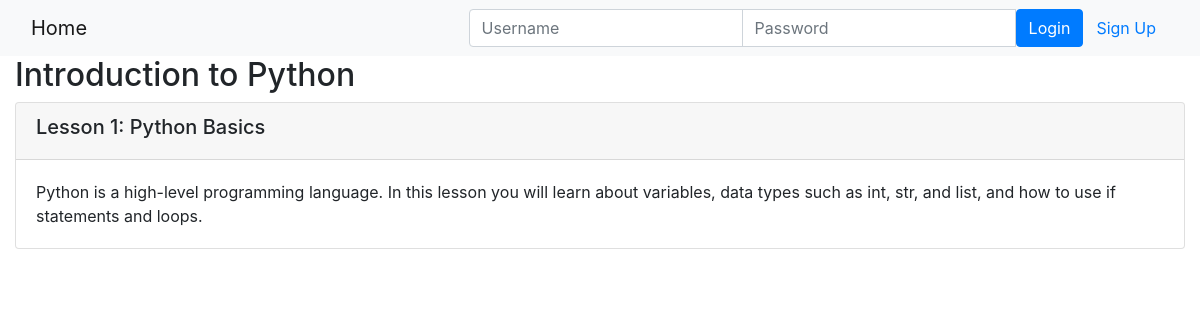
Page /onlinecourse/1/ on the committed database.
### onlinecourse/models.py (models this page shows, shortened)
class Course(models.Model):
    name = models.CharField(null=False, max_length=30, default='online course')
    image = models.ImageField(upload_to='course_images/')
    description = models.CharField(max_length=1000)
    pub_date = models.DateField(null=True)
    instructors = models.ManyToManyField(Instructor)
    users = models.ManyToManyField(settings.AUTH_USER_MODEL, through='Enrollment')
    total_enrollment = models.IntegerField(default=0)
    is_enrolled = False

class Lesson(models.Model):
    title = models.CharField(max_length=200, default="title")
    order = models.IntegerField(default=0)
    course = models.ForeignKey(Course, on_delete=models.CASCADE)
    content = models.TextField()

### onlinecourse/views.py (the view)
# urls.py: path('<int:pk>/', views.CourseDetailView.as_view(), name='course_details'),
class CourseDetailView(generic.DetailView):
    model = Course
    template_name = 'onlinecourse/course_detail_bootstrap.html'

### onlinecourse/templates/onlinecourse/course_detail_bootstrap.html (shortened to what this page needs)
<!DOCTYPE html>
<html lang="en">
<head>
    {% load static %}
    <link rel="stylesheet" href="https://maxcdn.bootstrapcdn.com/bootstrap/4.5.2/css/bootstrap.min.css">
</head>
<body>
    <nav class="navbar navbar-light bg-light">
        <div class="container-fluid">
            <div class="navbar-header">
                <a class="navbar-brand" href="{% url 'onlinecourse:index' %}">Home</a>
            </div>
            <ul class="nav navbar-nav navbar-right">
                {% if user.is_authenticated %}
                <li>
                    <a class="btn btn-link" href="#">{{ user.first_name }}({{ user.username }})</a>
                    <a class="btn btn-link" href="{% url 'onlinecourse:logout' %}">Logout</a>
                </li>
                {% else %}
                <li>
                    <form class="form-inline" action="{% url 'onlinecourse:login' %}" method="post">
                        <div class="input-group">
                            <input type="text" class="form-control" placeholder="Username" name="username">
                            <input type="password" class="form-control" placeholder="Password" name="psw">
                            <button class="btn btn-primary" type="submit">Login</button>
                            <a class="btn btn-link" href="{% url 'onlinecourse:registration' %}">Sign Up</a>
                        </div>
                    </form>
                </li>
                {% endif %}
            </ul>
        </div>
    </nav>
    <div class="container-fluid">
        <h2>{{ course.name }}</h2>
        <div class="card-columns-vertical">
            {% for lesson in course.lesson_set.all %}
            <div class="card mt-1">
                <div class="card-header"><h5>Lesson {{ lesson.order|add:1 }}: {{ lesson.title }}</h5></div>
                <div class="card-body">{{ lesson.content }}</div>
            </div>
            {% endfor %}
        </div>
    </div>
</body>
</html>

### rows in the picture
Course: name "Introduction to Python"
Lesson: order|add "1", title "Python Basics", content "Python is a high-level programming language. In this lesson you will learn about variables, data types such as int, str, and list, and how to use if statements and loops."
